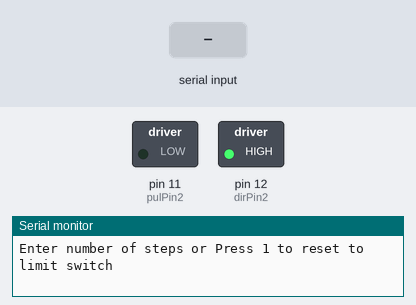
This sketch was run on a simulated Arduino Uno, built with avr-gcc and run on an emulated ATmega328P. Parts: switched loads named in the sketch (green lamp = pin HIGH), the last lines printed to the serial monitor. The inputs (shaded band) are chosen by the test bench.

Above: at 1.2 s.
1.3 s: "90,45\n" received over Serial
At 1.44 s:
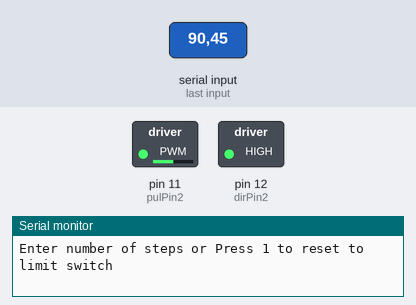
3.0 s: "1\n" received over Serial
At 4.0 s:
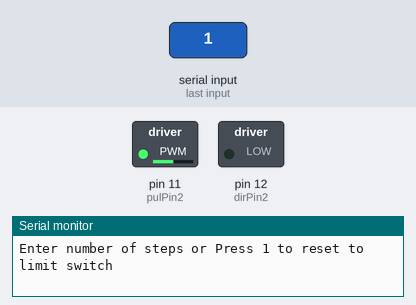
Timing chart, 0 to 6.0 s (numbered marks = the images above; inputs shaded):
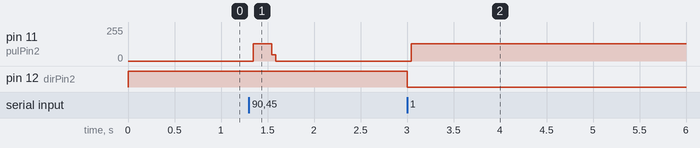

Measured:
- after the input at 1.3 s, pin 11 (pulPin2): 0/255 → 128/255 after 0.05 s, → 0/255 0.20 s later
- after the input at 3.0 s, pin 11 (pulPin2): 0/255 → 128/255 after 0.05 s; pin 12 (dirPin2): HIGH → LOW at once

The sketch:

motorControl.ino
```cpp
/*
Case Numbers:

1 - Lateral
2 - Vertical
3 - Longitduinal
*/
// define Case Number
const int caseNum = 2; // ADJUST

// define pins numbers

//General
int pulPin;
int dirPin;
int limitSwitch;
int direction;
int speed;

//Lateral
const int pulPin1 = 7;  //stepper pul pin

const int dirPin1 = 8;  //stepper dir pin

const int speed1 = 800;  //motorspeed. Higher = slower

const int limitSwitch1 = 23;  //limit switch pin
const int direction1 = 0; //Main direction away from limit switch

//Vertical
const int pulPin2 = 11;  //stepper pul pin

const int dirPin2 = 12;  //stepper dir pin

const int speed2 = 800;  //motorspeed. Higher = slower

const int limitSwitch2 = 28;  //limit switch pin
const int direction2 = 1; //Main direction away from limit switch

//Longitudinal
const int pulPin3 = 9;  //stepper pul pin

const int dirPin3 = 10;  //stepper dir pin

const int speed3 = 500;  //motorspeed. Higher = slower

const int limitSwitch3 = 29;  //limit switch pin
const int direction3 = 0; //Main direction away from limit switch

// define constants

long number;  // stepper steps


void setup() {
  Serial.begin(9600);

  if(caseNum == 1){
     // put your setup code here, to run once:
    pulPin = pulPin1;
    dirPin = dirPin1;
    limitSwitch = limitSwitch1;
    direction = direction1;
    speed = speed1;

    pinMode(pulPin, OUTPUT);

    pinMode(dirPin, OUTPUT);

    digitalWrite(dirPin, direction);  // Change!
    pinMode(limitSwitch,INPUT_PULLUP);

  }
  else if(caseNum == 2){
    // put your setup code here, to run once:
    pulPin = pulPin2;
    dirPin = dirPin2;
    limitSwitch = limitSwitch2;
    direction = direction2;
    speed = speed2;

    pinMode(pulPin, OUTPUT);

    pinMode(dirPin, OUTPUT);

    digitalWrite(dirPin, direction);  // Change!
    pinMode(limitSwitch,INPUT_PULLUP);


  }
  else{

    // put your setup code here, to run once:
    pulPin = pulPin3;
    dirPin = dirPin3;
    limitSwitch = limitSwitch3;
    direction = direction3;
    speed = speed3;

    pinMode(pulPin, OUTPUT);

    pinMode(dirPin, OUTPUT);

    digitalWrite(dirPin, direction);  // Change!
    pinMode(limitSwitch,INPUT_PULLUP);

  }
}

void motorStep(long MAX) {


  for (long x = 0; x < MAX; x++) {

    digitalWrite(pulPin, HIGH);

    delayMicroseconds(speed);

    digitalWrite(pulPin, LOW);

    delayMicroseconds(speed);
  }
}

void Reset() {
  //digitalWrite(dirPin,LOW);
  digitalWrite(dirPin, abs(direction-1));  // Change!
  int state = 1;
  while (state) {
    digitalWrite(pulPin, HIGH);
    delayMicroseconds(speed);
    digitalWrite(pulPin, LOW);
    delayMicroseconds(speed);
    if (digitalRead(limitSwitch) == HIGH) {
      state = 0;                  //stop moving once switch is hit
      digitalWrite(dirPin, direction);  //CHANGE!
                                  //digitalWrite(dirPin,HIGH);
    }
  }
}

void loop() {
  Serial.println("Enter number of steps or Press 1 to reset to limit switch");
  while (1) {
    if (Serial.available() > 0) {  // Check if there is data available to read
      number = Serial.parseInt();  // Read the input number from the Serial Monitor
      break;
    }
  }
  if (number==1) {
  Reset();
  }
  else {
    motorStep(number);
  }
}
```
